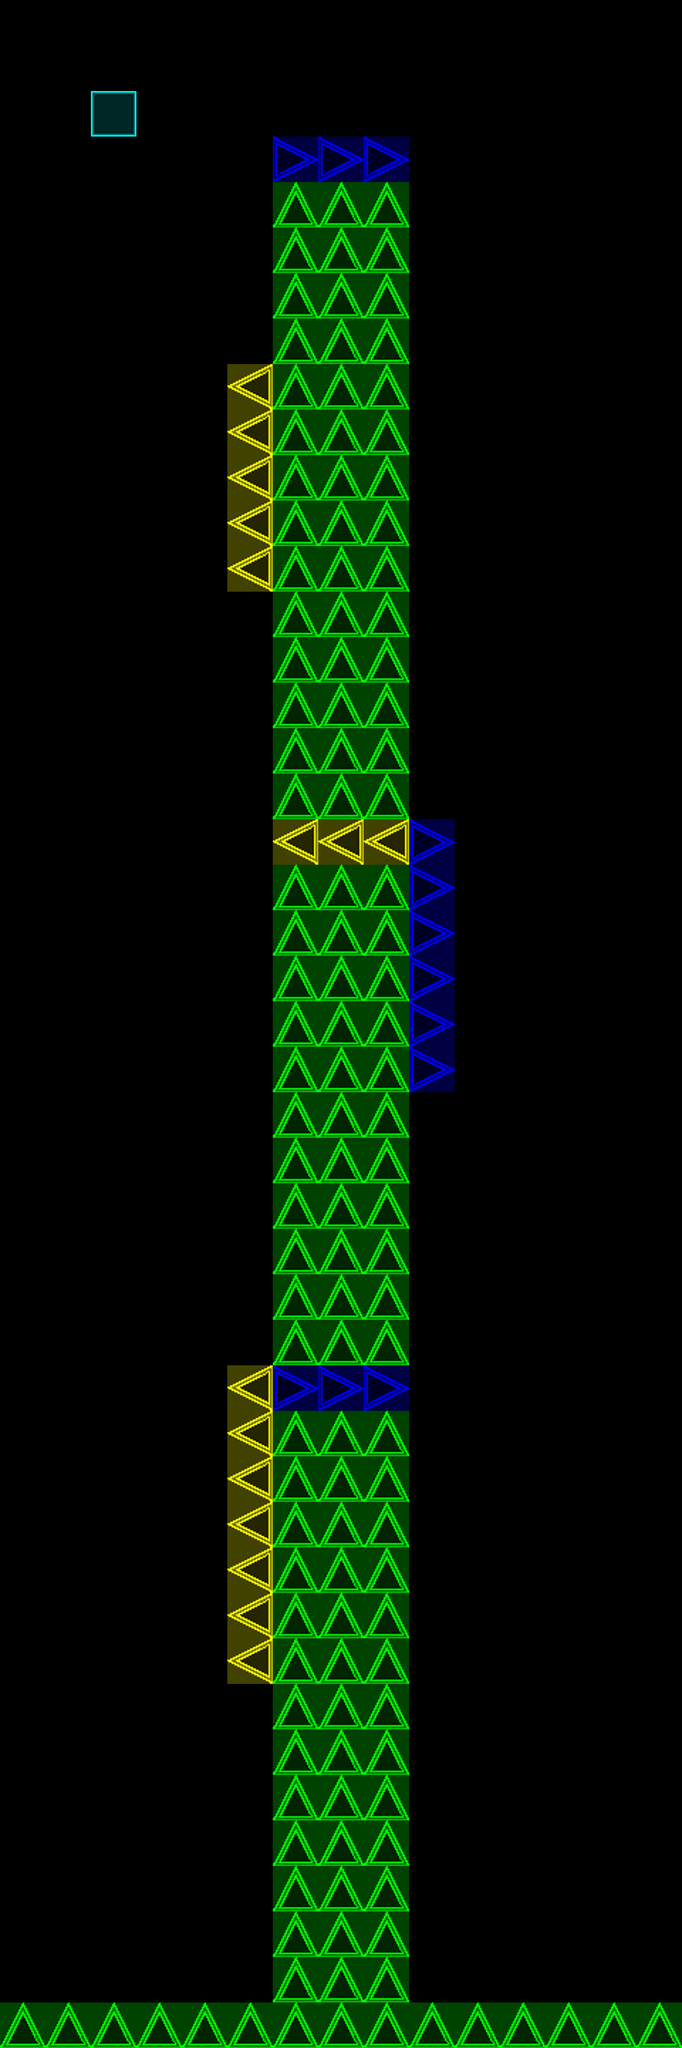

Rendered tile map (Tiled .tmx) drawn with the repository's tilesets; below, a short description and the map source with its tile grids summarised:
An orthogonal 15x45 tile map with 128x128 px tiles, 1 tile layer (Tile Layer 2) and 1 object (Player).

<map version="1.0" orientation="orthogonal" width="15" height="45" tilewidth="128" tileheight="128">
 <tileset firstgid="1" name="sheet" tilewidth="128" tileheight="128">
  <image source="sheet128.png" width="640" height="128" />
 </tileset>
 <layer name="Tile Layer 2" width="15" height="45">
  <data>[675 cells, 157 non-empty, 4 distinct tile ids]</data>
 </layer>
 <objectgroup name="Objects" width="15" height="45">
  <object name="Player" x="256" y="5248" width="128" height="128" />
 </objectgroup>
</map>
